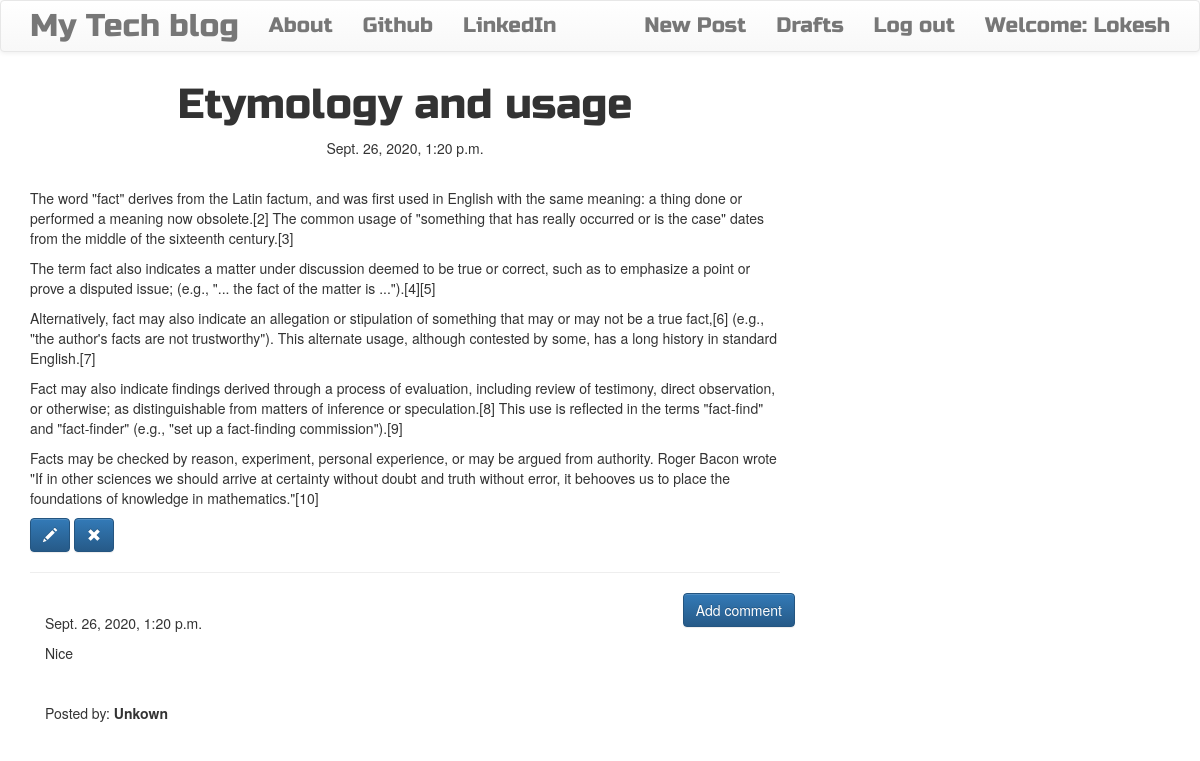
The app's page /post/1 (signed in) with its own data.
### EpicBlog/models.py (models this page shows, shortened)
class Post(models.Model):
    author = models.ForeignKey('auth.User',on_delete=models.CASCADE,)
    title = models.CharField(max_length=200)
    text = models.TextField()
    img = models.ImageField(upload_to='EpicBlog/images',default="")
    created_date = models.DateTimeField(default=timezone.now)
    published_date = models.DateTimeField(blank=True, null=True)

class Comment(models.Model):
    post = models.ForeignKey('EpicBlog.Post', related_name='comments',on_delete=models.CASCADE,)
    author = models.CharField(max_length=200)
    text = models.TextField()
    created_date = models.DateTimeField(default=timezone.now)
    approved_comment = models.BooleanField(default=False)

### EpicBlog/views.py (the view)
# urls.py: url(r'^post/(?P<pk>\d+)$', views.PostDetailView.as_view(), name='post_detail'),
class PostDetailView(DetailView):
    model = Post

### EpicBlog/templates/EpicBlog/post_detail.html (shortened to what this page needs)
{% extends 'EpicBlog/base.html' %}
{% block content %}
        <h1 class='posttitle loader'>{{ post.title }}</h1>
        {% if post.published_date %}
            <div class="date postdate">
                {{ post.published_date }}
            </div>
        {% else %}
            <a class="btn btn-default" href="{% url 'post_publish' pk=post.pk %}">Publish</a>
        {% endif %}
        <div class="container">
        </div>
      <p class='postcontent' >{{ post.text|safe|linebreaksbr }}</p>
      {% if user.is_authenticated %}
          <a class="btn btn-primary" href="{% url 'post_edit' pk=post.pk %}"><span class="glyphicon glyphicon-pencil"></span></a>
          <a class="btn btn-primary" href="{% url 'post_remove' pk=post.pk %}"><span class="glyphicon glyphicon-remove"></span></a>
      {% endif %}
  <hr>
  <a class="btn btn-primary btn-comment" href="{% url 'add_comment_to_post' pk=post.pk %}">Add comment</a>
  <div class="container">
  {% for comment in post.comments.all %}
  <br>
      {% if user.is_authenticated or comment.approved_comment %}
              {{ comment.created_date }}
          <p>{{ comment.text|safe|linebreaks }}</p>
          <p>Posted by: <strong>{{ comment.author }}</strong></p>
      {% endif %}
  {% empty %}
      <p>No comments posted.</p>
  {% endfor %}
</div>
{% endblock %}

### EpicBlog/templates/EpicBlog/base.html (shortened to what this page needs)
<!DOCTYPE html>
{% load static %}
<html>
    <head>
        <link rel="stylesheet" href="https://maxcdn.bootstrapcdn.com/bootstrap/3.3.7/css/bootstrap.min.css">
        <link rel="stylesheet" href="https://maxcdn.bootstrapcdn.com/bootstrap/3.3.7/css/bootstrap-theme.min.css">
        <link rel="stylesheet" href="//cdn.jsdelivr.net/medium-editor/latest/css/medium-editor.min.css" type="text/css" media="screen" charset="utf-8">
        <link rel="stylesheet" href="{% static 'css/blog.css' %}">
<body class='loader'>
  <nav class="navbar navbar-default techfont custom-navbar">
    <div class="container">
      <ul class="nav navbar-nav">
        <li><a class='navbar-brand bigbrand' href="{% url 'post_list' %}">My Tech blog</a></li>
        <li><a href="{% url 'about'%}">About</a></li>
        <li><a href="https://www.github.com">Github</a></li>
        <li><a href="https://www.linkedin.com">LinkedIn</a></li>
      </ul>
      <ul class="nav navbar-nav navbar-right">
        {% if user.is_authenticated %}
        <li>
          <a href="{% url 'post_new' %}" >New Post</a>
        </li>
        <li>
          <a href="{% url 'post_draft_list' %}">Drafts</a>
        </li>
        <li>
          <a href="{% url 'logout' %}" >Log out</a>
        </li>
        <li>
          <a >Welcome: {{ user.username }}</a>
        </li>
          {% else %}
          <li><a class='nav navbar-right' href="{% url 'login' %}" ><span class="glyphicon glyphicon-user"></span></a></li>
        {% endif %}
      </ul>
  </div>
</nav>
        <div class="content container">
            <div class="row">
                <div class="col-md-8">
                  <div class="blog_posts">
                    {% block content %}
                    {% endblock %}
                  </div>
                </div>
            </div>
        </div>
</body>
</html>

### EpicBlog/static/css/blog.css (style rules this page uses)
.techfont { font-family: 'Russo One',sans-serif; font-size: 1.5em; margin-bottom: 10px; }
.bigbrand { font-size: 1.5em; Color:green; }
.postdate { text-align: center; }
.posttitle { font-family: 'Russo One',sans-serif; font-size: 3em; text-align: center; }
.btn-comment { position: absolute; right: 0px; }
.loader { filter:hue-rotate(0deg); color:linear-gradient(45deg,#0f8,#08f); animation:hue 10000ms infinite linear; }

### records on screen
Post: title "Etymology and usage", published_date "Sept. 26, 2020, 1:20 p.m.", text "The word \"fact\" derives from the Latin factum, and was first used in English with the same meaning: a thing done or performed a meaning now obsolete.[2] The common usage of \"something that has really occurred or is the case\" dates from the middle of the sixteenth century.[3] The term fact also indicates a matter under discussion deemed to be true or correct, such as to emphasize a point or prove a disputed issue; (e.g., \"... the fact of the matter is ...\").[4][5] Alternatively, fact may also indicate an allegation or stipulation of something that may or may not be a true fact,[6] (e.g., \"the author's facts are not trustworthy\"). This alternate usage, although contested by some, has a long…"
Comment: created_date "Sept. 26, 2020, 1:20 p.m.", text "Nice", author "Unkown"

### other values on screen
{{ user.username }} "Lokesh"
